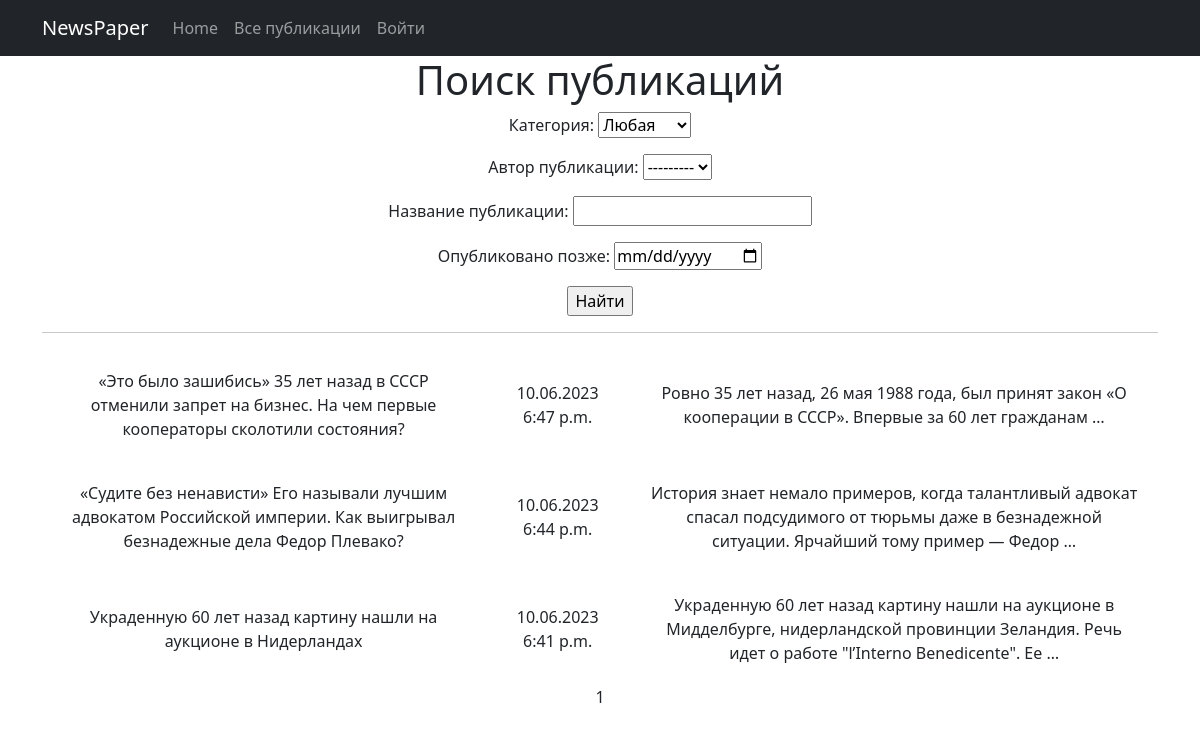
/news/search/, run on an earlier commit of the app's database.
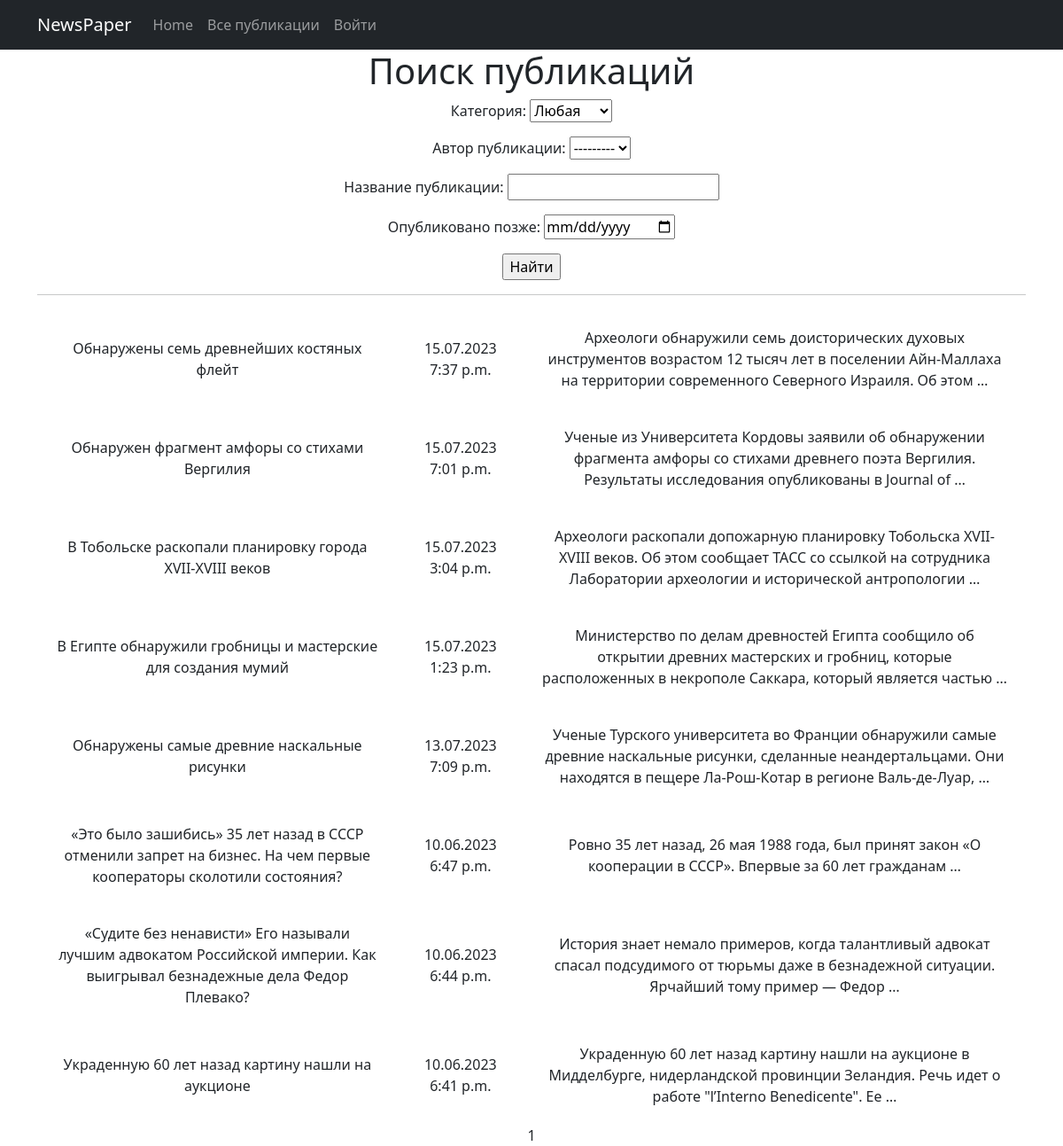
And on a later commit of the database.
### news/models.py (models this page shows, shortened)
class Post(models.Model):
    create_time = models.DateTimeField(auto_now_add=True)
    type = models.CharField(max_length=2, choices=TYPES, default=news)
    title = models.CharField(max_length=255)
    content = models.TextField()
    post_rating = models.IntegerField(default=0)
    author = models.ForeignKey(Author, on_delete=models.PROTECT)
    category = models.ManyToManyField(Category, through='PostCategory')

### news/views.py (the view)
# urls.py: path('search/', SearchList.as_view(), name='search_list'),
class SearchList(ListView):
    model = Post
    ordering = '-create_time'
    template_name = 'search.html'
    context_object_name = 'search'
    paginate_by = 10
    def get_queryset(self):
        queryset = super().get_queryset()
        self.filterset = PostFilter(self.request.GET, queryset)
        return self.filterset.qs
    def get_context_data(self, **kwargs):
        context = super().get_context_data()
        context['filterset'] = self.filterset
        return context

### news/models.py (called while the page is built)
    def __str__(self):
        return self.name.username

    def __str__(self):
        return self.name

### news/templatetags/custom_filters.py (called while the page is built)
@register.filter()
def censor(word):
    bad_words = ['редиска', 'мат']
    if isinstance(word, str):
        for i in word.split():
            if i in bad_words:
                word = word.replace(i, i[0] + '*' * len(i[1:]))
    return word

### templates/search.html (shortened to what this page needs)
{% extends 'flatpages/default.html' %}
{% load custom_filters %}
{% block content %}
    <h1>Поиск публикаций</h1>
    <form action="" method="get">
        {{ filterset.form.as_p }}
        <input type="submit" value="Найти" />
    </form>
    <hr>
    {% if search %}
        <table cellpadding="20">
            {% for post in search %}
            <tr>
                <td>{{ post.title|censor }}</td>
                <td>{{ post.create_time|date:'d.m.Y P' }}</td>
                <td>{{ post.content|truncatewords:20|censor }}</td>
            </tr>
            {% endfor %}
        </table>
    {% else %}
        <h2>Публикаций нет!</h2>
    {% endif %}
    {{ page_obj.number }}
{% endblock content %}

What changed in the data, as far as the page shows it:
added Post: title|censor "Обнаружены семь древнейших костяных флейт", create_time "15.07.2023 7:37 p.m.", content|censor "Археологи обнаружили семь доисторических духовых инструментов возрастом 12 тысяч лет в поселении Айн-Маллаха на территории современного Северного Израиля. Об этом …"
added Post: title|censor "Обнаружен фрагмент амфоры со стихами Вергилия", create_time "15.07.2023 7:01 p.m.", content|censor "Ученые из Университета Кордовы заявили об обнаружении фрагмента амфоры со стихами древнего поэта Вергилия. Результаты исследования опубликованы в Journal of …"
added Post: title|censor "В Тобольске раскопали планировку города XVII-XVIII веков", create_time "15.07.2023 3:04 p.m.", content|censor "Археологи раскопали допожарную планировку Тобольска XVII-XVIII веков. Об этом сообщает ТАСС со ссылкой на сотрудника Лаборатории археологии и исторической антропологии …"
added Post: title|censor "В Египте обнаружили гробницы и мастерские для создания мумий", create_time "15.07.2023 1:23 p.m.", content|censor "Министерство по делам древностей Египта сообщило об открытии древних мастерских и гробниц, которые расположенных в некрополе Саккара, который является частью …"
added Post: title|censor "Обнаружены самые древние наскальные рисунки", create_time "13.07.2023 7:09 p.m.", content|censor "Ученые Турского университета во Франции обнаружили самые древние наскальные рисунки, сделанные неандертальцами. Они находятся в пещере Ла-Рош-Котар в регионе Валь-де-Луар, …"
changed Post: title|censor "Украденную 60 лет назад картину нашли на аукционе в Нидерландах" → "Украденную 60 лет назад картину нашли на аукционе"
